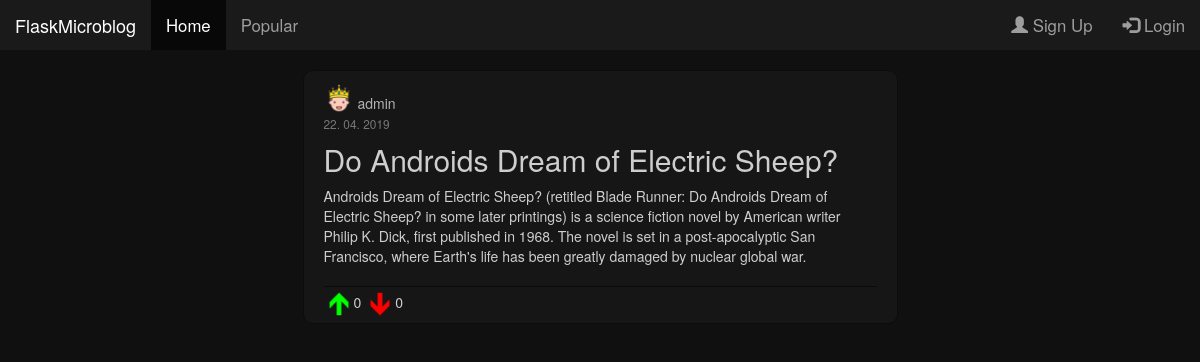
/post/1, run on the app's committed database.
### flaskapp/models.py (models this page shows, shortened)
class User(db.Model, UserMixin):
    id = db.Column(db.Integer, primary_key=True)
    full_name = db.Column(db.String(40), nullable=False, default='Not yet provided')
    username = db.Column(db.String(21), unique=True, nullable=False)
    email = db.Column(db.String(60), unique=True, nullable=False)
    image_file = db.Column(db.String(20), nullable=False,
                           default='default.jpg')
    password = db.Column(db.String(60), nullable=False)
    about = db.Column(db.Text, nullable=False, default='Not yet provided')
    internet_points = db.Column(db.Integer, nullable=False, default=0)
    posts = db.relationship('Post', backref='author', lazy=True)

class Post(db.Model):
    id = db.Column(db.Integer, primary_key=True)
    title = db.Column(db.String(100), nullable=False)
    date_posted = db.Column(db.DateTime, nullable=False, default=datetime.utcnow)
    content = db.Column(db.Text, nullable=False)
    user_id = db.Column(db.Integer, db.ForeignKey('user.id'), nullable=False)

### flaskapp/routes.py (the view)
@app.route("/post/<int:post_id>")
def post(post_id):
    post = Post.query.get_or_404(post_id)
    return render_template('post.html', title="Post", post=post)

### flaskapp/templates/post.html (shortened to what this page needs)
{% extends "layout.html" %}
{% block content %}
<div class="col-md-10 col-md-offset-1 col-sm-8 col-sm-offset-2 col-xs-12">
    <article class="media post">
        <div class="post-img">
            <img class="article-img" src="{{ url_for('static', filename='images/' + post.author.image_file) }}">
        </div>
        <div class="post-username">
            <a class="" href="#">{{ post.author.username }}</a>
        </div>
        <div>
            <small class="text-muted">{{ post.date_posted.strftime('%d. %m. %Y') }}</small>
        </div>
        <div class="post-content">
            <h2>{{ post.title }}</a></h2>
            <p class="article-content">{{ post.content }}</p>
        </div>
        <div class="single-post-links">
            <a href="#"><img class="article-img" src="{{ url_for('static', filename='resources/' + 'arrow-alt-up.png') }}"></a><span>0</span>
            <a href="#"><img class="article-img" src="{{ url_for('static', filename='resources/' + 'arrow-alt-down.png') }}"></a><span>0</span>
        </div>
    </article>
</div>
{% endblock content %}

### flaskapp/static/main.css (style rules this page uses)
body { background-color: rgb(16, 16, 16); }
.post { border: solid rgb(12, 12, 12) 1px; color: rgb(206, 206, 206); padding: 20px; margin-top: 10px; margin-bottom: 10px; border-radius: 10px; background-color: rgb(22, 22, 22); padding-top: 12px; padding-bottom: 4px; }
.post-content { padding: 0; margin: 0; border-bottom: solid rgb(10, 10, 10) 1px; margin-bottom: 2px; margin-top: -10px; padding-bottom: 10px; }
.post img { height: 30px; width: 30px; border-radius: 100px; margin: 0; padding: 0; }
.post-img { display: inline-block; vertical-align: bottom; }
.post-username { display: inline-block; color: orangered; }
.post-username a { color: rgb(179, 179, 179); }

### data on the page
User: image_file (picture), author.username "admin"
Post: date_posted "22. 04. 2019", title "Do Androids Dream of Electric Sheep?", content "Androids Dream of Electric Sheep? (retitled Blade Runner: Do Androids Dream of Electric Sheep? in some later printings) is a science fiction novel by American writer Philip K. Dick, first published in 1968. The novel is set in a post-apocalyptic San Francisco, where Earth's life has been greatly damaged by nuclear global war."
